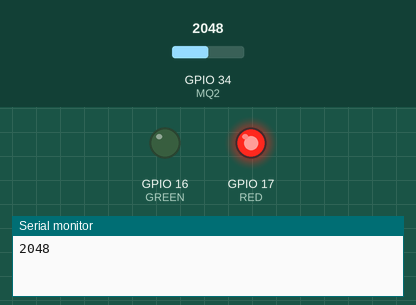
Bench run of a sketch on a simulated ESP32. On the bench: output pins drawn as LEDs (lit = HIGH), the last lines printed to the serial monitor. The test bench sets the inputs (shaded band); at power-on: GPIO 34 (MQ2) = 2048. WiFi joins after 1.5 s; servers stay silent unless stated.

Above: at 3.0 s.
3.1 s: GPIO 34 (MQ2) set to 1553
5.0 s: GPIO 34 (MQ2) set to 1471
At 6.2 s:
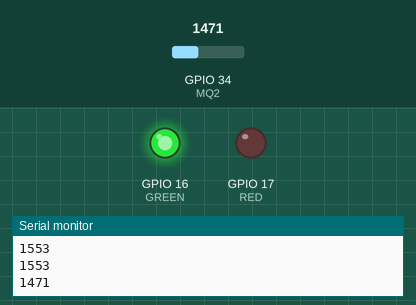
7.3 s: GPIO 34 (MQ2) set to 1540
At 8.9 s:
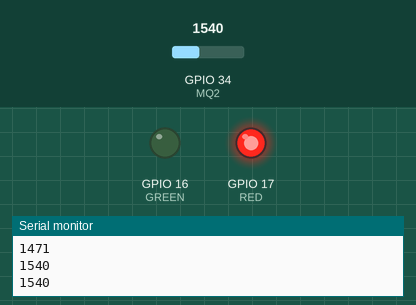
9.3 s: GPIO 34 (MQ2) set to 1460
At 10.4 s:
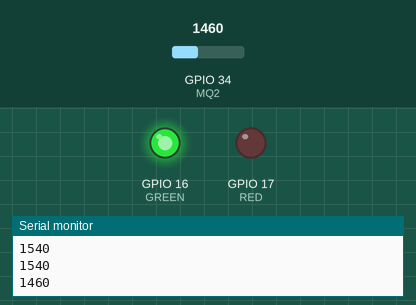
Timing chart, 0 to 12.3 s (numbered marks = the images above; inputs shaded):
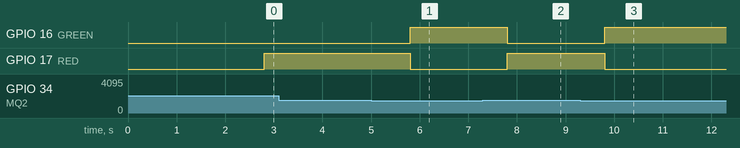

Measured:
- the behaviour switches between 1501 and 1500 on GPIO 34 (MQ2) (found by bisection; images 0 and 1)
- after the input at 5.0 s, GPIO 16 (GREEN): LOW → HIGH after 0.80 s; GPIO 17 (RED): HIGH → LOW after 0.80 s
- after the input at 7.3 s, GPIO 16 (GREEN): HIGH → LOW after 0.50 s; GPIO 17 (RED): LOW → HIGH after 0.50 s
- after the input at 9.3 s, GPIO 16 (GREEN): LOW → HIGH after 0.50 s; GPIO 17 (RED): HIGH → LOW after 0.50 s

The sketch:

Iot.ino
```cpp
#define BLYNK_PRINT Serial
#include <WiFi.h>
#include <WiFiClient.h>
#include <BlynkSimpleEsp32.h>
BlynkTimer timer;
char auth[] = "50HwVa01BaM9yV1VMF3wI83aEU0eU1eO";
char ssid[] = "SJM";
char pass[] = "Sjm@240988";

#define MQ2 34
#define GREEN 16
#define RED 17
int sensorValue = 0;
boolean state = false;

void setup()
{
  Serial.begin(115200);
  Blynk.begin(auth, ssid, pass);
  pinMode(MQ2, INPUT);
  pinMode(GREEN, OUTPUT);
  pinMode(RED, OUTPUT);
  timer.setInterval(1000L, sendUptime);
}
void sendUptime()
{

  sensorValue = analogRead(MQ2);
  Blynk.virtualWrite(V1, sensorValue);
  Serial.println(sensorValue);

  if (sensorValue > 1500)
  {
    Blynk.notify("Alert!!! GAS Levels Elavated");
    digitalWrite(GREEN, LOW);
    digitalWrite(RED, HIGH);
  }

  else
  {
    digitalWrite(GREEN, HIGH);
    digitalWrite(RED, LOW);
  }
}

void loop()
{
  Blynk.run();
  timer.run();


}
```
